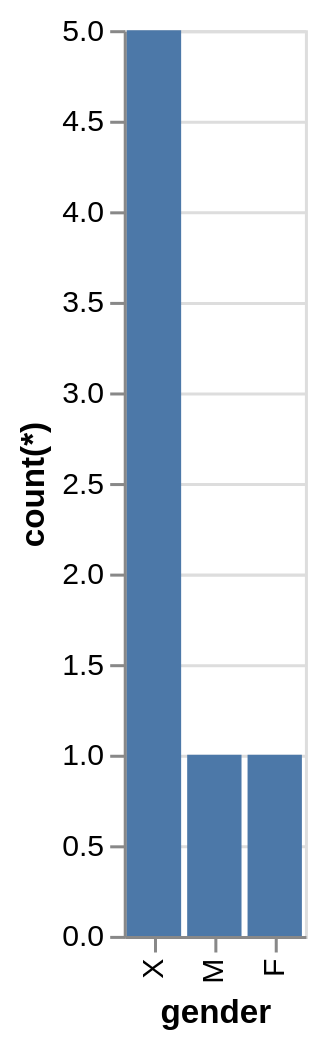

Source (Vega-Lite JSON):
### Vega-Lite specification from a JSON file in a GitHub repository (floating-point values rounded to 4 significant figures)
{"data": {"values": [{"x_data": "F", "y_data": 1}, {"x_data": "M", "y_data": 1}, {"x_data": "X", "y_data": 5}]}, "mark": "bar", "encoding": {"x": {"field": "x_data", "type": "nominal", "title": "gender", "sort": "descending"}, "y": {"field": "y_data", "type": "quantitative", "title": "count(*)"}}}
